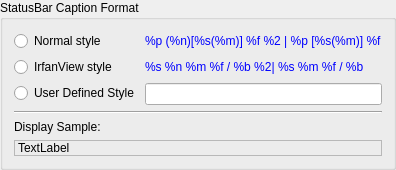
        <widget class="QGroupBox" name="groupBox_2">
         <property name="sizePolicy">
          <sizepolicy hsizetype="Preferred" vsizetype="Minimum">
           <horstretch>0</horstretch>
           <verstretch>0</verstretch>
          </sizepolicy>
         </property>
         <property name="title">
          <string>StatusBar Caption Format</string>
         </property>
         <layout class="QFormLayout" name="formLayout_4">
          <item row="0" column="0">
           <widget class="QRadioButton" name="radioButtonStatusBarNormalStyle">
            <property name="text">
             <string>Normal style</string>
            </property>
           </widget>
          </item>
          <item row="0" column="1">
           <widget class="QLabel" name="label_6">
            <property name="palette">
             <palette>
              <active>
               <colorrole role="WindowText">
                <brush brushstyle="SolidPattern">
                 <color alpha="255">
                  <red>0</red>
                  <green>0</green>
                  <blue>255</blue>
                 </color>
                </brush>
               </colorrole>
               <colorrole role="Button">
                <brush brushstyle="SolidPattern">
                 <color alpha="255">
                  <red>0</red>
                  <green>0</green>
                  <blue>255</blue>
                 </color>
                </brush>
               </colorrole>
               <colorrole role="Light">
                <brush brushstyle="SolidPattern">
                 <color alpha="255">
                  <red>127</red>
                  <green>127</green>
                  <blue>255</blue>
                 </color>
                </brush>
               </colorrole>
               <colorrole role="Midlight">
                <brush brushstyle="SolidPattern">
                 <color alpha="255">
                  <red>63</red>
                  <green>63</green>
                  <blue>255</blue>
                 </color>
                </brush>
               </colorrole>
               <colorrole role="Dark">
                <brush brushstyle="SolidPattern">
                 <color alpha="255">
                  <red>0</red>
                  <green>0</green>
                  <blue>127</blue>
                 </color>
                </brush>
               </colorrole>
               <colorrole role="Mid">
                <brush brushstyle="SolidPattern">
                 <color alpha="255">
                  <red>0</red>
                  <green>0</green>
                  <blue>170</blue>
                 </color>
                </brush>
               </colorrole>
               <colorrole role="Text">
                <brush brushstyle="SolidPattern">
                 <color alpha="255">
                  <red>0</red>
                  <green>0</green>
                  <blue>255</blue>
                 </color>
                </brush>
               </colorrole>
               <colorrole role="BrightText">
                <brush brushstyle="SolidPattern">
                 <color alpha="255">
                  <red>255</red>
                  <green>255</green>
                  <blue>255</blue>
                 </color>
                </brush>
               </colorrole>
               <colorrole role="ButtonText">
                <brush brushstyle="SolidPattern">
                 <color alpha="255">
                  <red>0</red>
                  <green>0</green>
                  <blue>0</blue>
                 </color>
                </brush>
               </colorrole>
               <colorrole role="Base">
                <brush brushstyle="SolidPattern">
                 <color alpha="255">
                  <red>255</red>
                  <green>255</green>
                  <blue>255</blue>
                 </color>
                </brush>
               </colorrole>
               <colorrole role="Window">
                <brush brushstyle="SolidPattern">
                 <color alpha="255">
                  <red>0</red>
                  <green>0</green>
                  <blue>255</blue>
                 </color>
                </brush>
               </colorrole>
               <colorrole role="Shadow">
                <brush brushstyle="SolidPattern">
                 <color alpha="255">
                  <red>0</red>
                  <green>0</green>
                  <blue>0</blue>
                 </color>
                </brush>
               </colorrole>
               <colorrole role="AlternateBase">
                <brush brushstyle="SolidPattern">
                 <color alpha="255">
                  <red>127</red>
                  <green>127</green>
                  <blue>255</blue>
                 </color>
                </brush>
               </colorrole>
               <colorrole role="ToolTipBase">
                <brush brushstyle="SolidPattern">
                 <color alpha="255">
                  <red>255</red>
                  <green>255</green>
                  <blue>220</blue>
                 </color>
                </brush>
               </colorrole>
               <colorrole role="ToolTipText">
                <brush brushstyle="SolidPattern">
                 <color alpha="255">
                  <red>0</red>
                  <green>0</green>
                  <blue>0</blue>
                 </color>
                </brush>
               </colorrole>
              </active>
              <inactive>
               <colorrole role="WindowText">
                <brush brushstyle="SolidPattern">
                 <color alpha="255">
                  <red>0</red>
                  <green>0</green>
                  <blue>255</blue>
                 </color>
                </brush>
               </colorrole>
               <colorrole role="Button">
                <brush brushstyle="SolidPattern">
                 <color alpha="255">
                  <red>0</red>
                  <green>0</green>
                  <blue>255</blue>
                 </color>
                </brush>
               </colorrole>
               <colorrole role="Light">
                <brush brushstyle="SolidPattern">
                 <color alpha="255">
                  <red>127</red>
                  <green>127</green>
                  <blue>255</blue>
                 </color>
                </brush>
               </colorrole>
               <colorrole role="Midlight">
                <brush brushstyle="SolidPattern">
                 <color alpha="255">
                  <red>63</red>
                  <green>63</green>
                  <blue>255</blue>
                 </color>
                </brush>
               </colorrole>
               <colorrole role="Dark">
                <brush brushstyle="SolidPattern">
                 <color alpha="255">
                  <red>0</red>
                  <green>0</green>
                  <blue>127</blue>
                 </color>
                </brush>
               </colorrole>
               <colorrole role="Mid">
                <brush brushstyle="SolidPattern">
                 <color alpha="255">
                  <red>0</red>
                  <green>0</green>
                  <blue>170</blue>
                 </color>
                </brush>
               </colorrole>
               <colorrole role="Text">
                <brush brushstyle="SolidPattern">
                 <color alpha="255">
                  <red>0</red>
                  <green>0</green>
                  <blue>255</blue>
                 </color>
                </brush>
               </colorrole>
               <colorrole role="BrightText">
                <brush brushstyle="SolidPattern">
                 <color alpha="255">
                  <red>255</red>
                  <green>255</green>
                  <blue>255</blue>
                 </color>
                </brush>
               </colorrole>
               <colorrole role="ButtonText">
                <brush brushstyle="SolidPattern">
                 <color alpha="255">
                  <red>0</red>
                  <green>0</green>
                  <blue>0</blue>
                 </color>
                </brush>
               </colorrole>
               <colorrole role="Base">
                <brush brushstyle="SolidPattern">
                 <color alpha="255">
                  <red>255</red>
                  <green>255</green>
                  <blue>255</blue>
                 </color>
                </brush>
               </colorrole>
               <colorrole role="Window">
                <brush brushstyle="SolidPattern">
                 <color alpha="255">
                  <red>0</red>
                  <green>0</green>
                  <blue>255</blue>
                 </color>
                </brush>
               </colorrole>
               <colorrole role="Shadow">
                <brush brushstyle="SolidPattern">
                 <color alpha="255">
                  <red>0</red>
                  <green>0</green>
                  <blue>0</blue>
                 </color>
                </brush>
               </colorrole>
               <colorrole role="AlternateBase">
                <brush brushstyle="SolidPattern">
                 <color alpha="255">
                  <red>127</red>
                  <green>127</green>
                  <blue>255</blue>
                 </color>
                </brush>
               </colorrole>
               <colorrole role="ToolTipBase">
                <brush brushstyle="SolidPattern">
                 <color alpha="255">
                  <red>255</red>
                  <green>255</green>
                  <blue>220</blue>
                 </color>
                </brush>
               </colorrole>
               <colorrole role="ToolTipText">
                <brush brushstyle="SolidPattern">
                 <color alpha="255">
                  <red>0</red>
                  <green>0</green>
                  <blue>0</blue>
                 </color>
                </brush>
               </colorrole>
              </inactive>
              <disabled>
               <colorrole role="WindowText">
                <brush brushstyle="SolidPattern">
                 <color alpha="255">
                  <red>0</red>
                  <green>0</green>
                  <blue>127</blue>
                 </color>
                </brush>
               </colorrole>
               <colorrole role="Button">
                <brush brushstyle="SolidPattern">
                 <color alpha="255">
                  <red>0</red>
                  <green>0</green>
                  <blue>255</blue>
                 </color>
                </brush>
               </colorrole>
               <colorrole role="Light">
                <brush brushstyle="SolidPattern">
                 <color alpha="255">
                  <red>127</red>
                  <green>127</green>
                  <blue>255</blue>
                 </color>
                </brush>
               </colorrole>
               <colorrole role="Midlight">
                <brush brushstyle="SolidPattern">
                 <color alpha="255">
                  <red>63</red>
                  <green>63</green>
                  <blue>255</blue>
                 </color>
                </brush>
               </colorrole>
               <colorrole role="Dark">
                <brush brushstyle="SolidPattern">
                 <color alpha="255">
                  <red>0</red>
                  <green>0</green>
                  <blue>127</blue>
                 </color>
                </brush>
               </colorrole>
               <colorrole role="Mid">
                <brush brushstyle="SolidPattern">
                 <color alpha="255">
                  <red>0</red>
                  <green>0</green>
                  <blue>170</blue>
                 </color>
                </brush>
               </colorrole>
               <colorrole role="Text">
                <brush brushstyle="SolidPattern">
                 <color alpha="255">
                  <red>0</red>
                  <green>0</green>
                  <blue>127</blue>
                 </color>
                </brush>
               </colorrole>
               <colorrole role="BrightText">
                <brush brushstyle="SolidPattern">
                 <color alpha="255">
                  <red>255</red>
                  <green>255</green>
                  <blue>255</blue>
                 </color>
                </brush>
               </colorrole>
               <colorrole role="ButtonText">
                <brush brushstyle="SolidPattern">
                 <color alpha="255">
                  <red>0</red>
                  <green>0</green>
                  <blue>127</blue>
                 </color>
                </brush>
               </colorrole>
               <colorrole role="Base">
                <brush brushstyle="SolidPattern">
                 <color alpha="255">
                  <red>0</red>
                  <green>0</green>
                  <blue>255</blue>
                 </color>
                </brush>
               </colorrole>
               <colorrole role="Window">
                <brush brushstyle="SolidPattern">
                 <color alpha="255">
                  <red>0</red>
                  <green>0</green>
                  <blue>255</blue>
                 </color>
                </brush>
               </colorrole>
               <colorrole role="Shadow">
                <brush brushstyle="SolidPattern">
                 <color alpha="255">
                  <red>0</red>
                  <green>0</green>
                  <blue>0</blue>
                 </color>
                </brush>
               </colorrole>
               <colorrole role="AlternateBase">
                <brush brushstyle="SolidPattern">
                 <color alpha="255">
                  <red>0</red>
                  <green>0</green>
                  <blue>255</blue>
                 </color>
                </brush>
               </colorrole>
               <colorrole role="ToolTipBase">
                <brush brushstyle="SolidPattern">
                 <color alpha="255">
                  <red>255</red>
                  <green>255</green>
                  <blue>220</blue>
                 </color>
                </brush>
               </colorrole>
               <colorrole role="ToolTipText">
                <brush brushstyle="SolidPattern">
                 <color alpha="255">
                  <red>0</red>
                  <green>0</green>
                  <blue>0</blue>
                 </color>
                </brush>
               </colorrole>
              </disabled>
             </palette>
            </property>
            <property name="text">
             <string notr="true">%p (%n)[%s(%m)] %f %2 | %p [%s(%m)] %f</string>
            </property>
           </widget>
          </item>
          <item row="1" column="0">
           <widget class="QRadioButton" name="radioButtonStatusBarIrfanViewStyle">
            <property name="text">
             <string>IrfanView style</string>
            </property>
           </widget>
          </item>
          <item row="1" column="1">
           <widget class="QLabel" name="label_7">
            <property name="palette">
             <palette>
              <active>
               <colorrole role="WindowText">
                <brush brushstyle="SolidPattern">
                 <color alpha="255">
                  <red>0</red>
                  <green>0</green>
                  <blue>255</blue>
                 </color>
                </brush>
               </colorrole>
               <colorrole role="Button">
                <brush brushstyle="SolidPattern">
                 <color alpha="255">
                  <red>0</red>
                  <green>0</green>
                  <blue>255</blue>
                 </color>
                </brush>
               </colorrole>
               <colorrole role="Light">
                <brush brushstyle="SolidPattern">
                 <color alpha="255">
                  <red>127</red>
                  <green>127</green>
                  <blue>255</blue>
                 </color>
                </brush>
               </colorrole>
               <colorrole role="Midlight">
                <brush brushstyle="SolidPattern">
                 <color alpha="255">
                  <red>63</red>
                  <green>63</green>
                  <blue>255</blue>
                 </color>
                </brush>
               </colorrole>
               <colorrole role="Dark">
                <brush brushstyle="SolidPattern">
                 <color alpha="255">
                  <red>0</red>
                  <green>0</green>
                  <blue>127</blue>
                 </color>
                </brush>
               </colorrole>
               <colorrole role="Mid">
                <brush brushstyle="SolidPattern">
                 <color alpha="255">
                  <red>0</red>
                  <green>0</green>
                  <blue>170</blue>
                 </color>
                </brush>
               </colorrole>
               <colorrole role="Text">
                <brush brushstyle="SolidPattern">
                 <color alpha="255">
                  <red>0</red>
                  <green>0</green>
                  <blue>255</blue>
                 </color>
                </brush>
               </colorrole>
               <colorrole role="BrightText">
                <brush brushstyle="SolidPattern">
                 <color alpha="255">
                  <red>255</red>
                  <green>255</green>
                  <blue>255</blue>
                 </color>
                </brush>
               </colorrole>
               <colorrole role="ButtonText">
                <brush brushstyle="SolidPattern">
                 <color alpha="255">
                  <red>0</red>
                  <green>0</green>
                  <blue>0</blue>
                 </color>
                </brush>
               </colorrole>
               <colorrole role="Base">
                <brush brushstyle="SolidPattern">
                 <color alpha="255">
                  <red>255</red>
                  <green>255</green>
                  <blue>255</blue>
                 </color>
                </brush>
               </colorrole>
               <colorrole role="Window">
                <brush brushstyle="SolidPattern">
                 <color alpha="255">
                  <red>0</red>
                  <green>0</green>
                  <blue>255</blue>
                 </color>
                </brush>
               </colorrole>
               <colorrole role="Shadow">
                <brush brushstyle="SolidPattern">
                 <color alpha="255">
                  <red>0</red>
                  <green>0</green>
                  <blue>0</blue>
                 </color>
                </brush>
               </colorrole>
               <colorrole role="AlternateBase">
                <brush brushstyle="SolidPattern">
                 <color alpha="255">
                  <red>127</red>
                  <green>127</green>
                  <blue>255</blue>
                 </color>
                </brush>
               </colorrole>
               <colorrole role="ToolTipBase">
                <brush brushstyle="SolidPattern">
                 <color alpha="255">
                  <red>255</red>
                  <green>255</green>
                  <blue>220</blue>
                 </color>
                </brush>
               </colorrole>
               <colorrole role="ToolTipText">
                <brush brushstyle="SolidPattern">
                 <color alpha="255">
                  <red>0</red>
                  <green>0</green>
                  <blue>0</blue>
                 </color>
                </brush>
               </colorrole>
              </active>
              <inactive>
               <colorrole role="WindowText">
                <brush brushstyle="SolidPattern">
                 <color alpha="255">
                  <red>0</red>
                  <green>0</green>
                  <blue>255</blue>
                 </color>
                </brush>
               </colorrole>
               <colorrole role="Button">
                <brush brushstyle="SolidPattern">
                 <color alpha="255">
                  <red>0</red>
                  <green>0</green>
                  <blue>255</blue>
                 </color>
                </brush>
               </colorrole>
               <colorrole role="Light">
                <brush brushstyle="SolidPattern">
                 <color alpha="255">
                  <red>127</red>
                  <green>127</green>
                  <blue>255</blue>
                 </color>
                </brush>
               </colorrole>
               <colorrole role="Midlight">
                <brush brushstyle="SolidPattern">
                 <color alpha="255">
                  <red>63</red>
                  <green>63</green>
                  <blue>255</blue>
                 </color>
                </brush>
               </colorrole>
               <colorrole role="Dark">
                <brush brushstyle="SolidPattern">
                 <color alpha="255">
                  <red>0</red>
                  <green>0</green>
                  <blue>127</blue>
                 </color>
                </brush>
               </colorrole>
               <colorrole role="Mid">
                <brush brushstyle="SolidPattern">
                 <color alpha="255">
                  <red>0</red>
                  <green>0</green>
                  <blue>170</blue>
                 </color>
                </brush>
               </colorrole>
               <colorrole role="Text">
                <brush brushstyle="SolidPattern">
                 <color alpha="255">
                  <red>0</red>
                  <green>0</green>
                  <blue>255</blue>
                 </color>
                </brush>
               </colorrole>
               <colorrole role="BrightText">
                <brush brushstyle="SolidPattern">
                 <color alpha="255">
                  <red>255</red>
                  <green>255</green>
                  <blue>255</blue>
                 </color>
                </brush>
               </colorrole>
               <colorrole role="ButtonText">
                <brush brushstyle="SolidPattern">
                 <color alpha="255">
                  <red>0</red>
                  <green>0</green>
                  <blue>0</blue>
                 </color>
                </brush>
               </colorrole>
               <colorrole role="Base">
                <brush brushstyle="SolidPattern">
                 <color alpha="255">
                  <red>255</red>
                  <green>255</green>
                  <blue>255</blue>
                 </color>
                </brush>
               </colorrole>
               <colorrole role="Window">
                <brush brushstyle="SolidPattern">
                 <color alpha="255">
                  <red>0</red>
                  <green>0</green>
                  <blue>255</blue>
                 </color>
                </brush>
               </colorrole>
               <colorrole role="Shadow">
                <brush brushstyle="SolidPattern">
                 <color alpha="255">
                  <red>0</red>
                  <green>0</green>
                  <blue>0</blue>
                 </color>
                </brush>
               </colorrole>
               <colorrole role="AlternateBase">
                <brush brushstyle="SolidPattern">
                 <color alpha="255">
                  <red>127</red>
                  <green>127</green>
                  <blue>255</blue>
                 </color>
                </brush>
               </colorrole>
               <colorrole role="ToolTipBase">
                <brush brushstyle="SolidPattern">
                 <color alpha="255">
                  <red>255</red>
                  <green>255</green>
                  <blue>220</blue>
                 </color>
                </brush>
               </colorrole>
               <colorrole role="ToolTipText">
                <brush brushstyle="SolidPattern">
                 <color alpha="255">
                  <red>0</red>
                  <green>0</green>
                  <blue>0</blue>
                 </color>
                </brush>
               </colorrole>
              </inactive>
              <disabled>
               <colorrole role="WindowText">
                <brush brushstyle="SolidPattern">
                 <color alpha="255">
                  <red>0</red>
                  <green>0</green>
                  <blue>127</blue>
                 </color>
                </brush>
               </colorrole>
               <colorrole role="Button">
                <brush brushstyle="SolidPattern">
                 <color alpha="255">
                  <red>0</red>
                  <green>0</green>
                  <blue>255</blue>
                 </color>
                </brush>
               </colorrole>
               <colorrole role="Light">
                <brush brushstyle="SolidPattern">
                 <color alpha="255">
                  <red>127</red>
                  <green>127</green>
                  <blue>255</blue>
                 </color>
                </brush>
               </colorrole>
               <colorrole role="Midlight">
                <brush brushstyle="SolidPattern">
                 <color alpha="255">
                  <red>63</red>
                  <green>63</green>
                  <blue>255</blue>
                 </color>
                </brush>
               </colorrole>
               <colorrole role="Dark">
                <brush brushstyle="SolidPattern">
                 <color alpha="255">
                  <red>0</red>
                  <green>0</green>
                  <blue>127</blue>
                 </color>
                </brush>
               </colorrole>
               <colorrole role="Mid">
                <brush brushstyle="SolidPattern">
                 <color alpha="255">
                  <red>0</red>
                  <green>0</green>
                  <blue>170</blue>
                 </color>
                </brush>
               </colorrole>
               <colorrole role="Text">
                <brush brushstyle="SolidPattern">
                 <color alpha="255">
                  <red>0</red>
                  <green>0</green>
                  <blue>127</blue>
                 </color>
                </brush>
               </colorrole>
               <colorrole role="BrightText">
                <brush brushstyle="SolidPattern">
                 <color alpha="255">
                  <red>255</red>
                  <green>255</green>
                  <blue>255</blue>
                 </color>
                </brush>
               </colorrole>
               <colorrole role="ButtonText">
                <brush brushstyle="SolidPattern">
                 <color alpha="255">
                  <red>0</red>
                  <green>0</green>
                  <blue>127</blue>
                 </color>
                </brush>
               </colorrole>
               <colorrole role="Base">
                <brush brushstyle="SolidPattern">
                 <color alpha="255">
                  <red>0</red>
                  <green>0</green>
                  <blue>255</blue>
                 </color>
                </brush>
               </colorrole>
               <colorrole role="Window">
                <brush brushstyle="SolidPattern">
                 <color alpha="255">
                  <red>0</red>
                  <green>0</green>
                  <blue>255</blue>
                 </color>
                </brush>
               </colorrole>
               <colorrole role="Shadow">
                <brush brushstyle="SolidPattern">
                 <color alpha="255">
                  <red>0</red>
                  <green>0</green>
                  <blue>0</blue>
                 </color>
                </brush>
               </colorrole>
               <colorrole role="AlternateBase">
                <brush brushstyle="SolidPattern">
                 <color alpha="255">
                  <red>0</red>
                  <green>0</green>
                  <blue>255</blue>
                 </color>
                </brush>
               </colorrole>
               <colorrole role="ToolTipBase">
                <brush brushstyle="SolidPattern">
                 <color alpha="255">
                  <red>255</red>
                  <green>255</green>
                  <blue>220</blue>
                 </color>
                </brush>
               </colorrole>
               <colorrole role="ToolTipText">
                <brush brushstyle="SolidPattern">
                 <color alpha="255">
                  <red>0</red>
                  <green>0</green>
                  <blue>0</blue>
                 </color>
                </brush>
               </colorrole>
              </disabled>
             </palette>
            </property>
            <property name="text">
             <string notr="true">%s %n %m %f / %b %2| %s %m %f / %b</string>
            </property>
           </widget>
          </item>
          <item row="2" column="0">
           <widget class="QRadioButton" name="radioButtonStatusBarUserDefined">
            <property name="text">
             <string>User Defined Style</string>
            </property>
           </widget>
          </item>
          <item row="2" column="1">
           <widget class="QLineEdit" name="lineEditStatusBarUserStyle"/>
          </item>
          <item row="3" column="0" colspan="2">
           <widget class="Line" name="line">
            <property name="orientation">
             <enum>Qt::Horizontal</enum>
            </property>
           </widget>
          </item>
          <item row="4" column="0">
           <widget class="QLabel" name="label_11">
            <property name="text">
             <string>Display Sample:</string>
            </property>
           </widget>
          </item>
          <item row="5" column="0" colspan="2">
           <widget class="QLabel" name="labelStatusBarSample">
            <property name="frameShape">
             <enum>QFrame::StyledPanel</enum>
            </property>
            <property name="text">
             <string notr="true">TextLabel</string>
            </property>
           </widget>
          </item>
         </layout>
        </widget>
